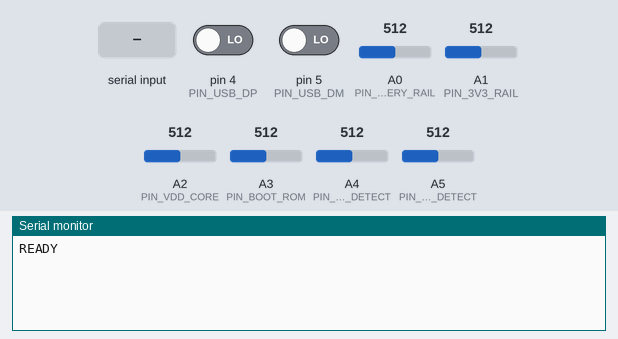
The sketch below on a simulated Arduino Mega 2560, built with avr-gcc and run on an emulated ATmega2560. Shown: the last lines printed to the serial monitor. The inputs (shaded band) are chosen by the test bench; at power-on: pin 4 (PIN_USB_DP) LOW, pin 5 (PIN_USB_DM) LOW, A0 (PIN_BATTERY_RAIL) = 512, A1 (PIN_3V3_RAIL) = 512, A2 (PIN_VDD_CORE) = 512, A3 (PIN_BOOT_ROM) = 512, A4 (PIN_RAM_DETECT) = 512, A5 (PIN_STORAGE_DETECT) = 512.

Above: at 1.2 s.
1.3 s: "READ_BOOT_ROM\n" received over Serial
At 1.8 s:
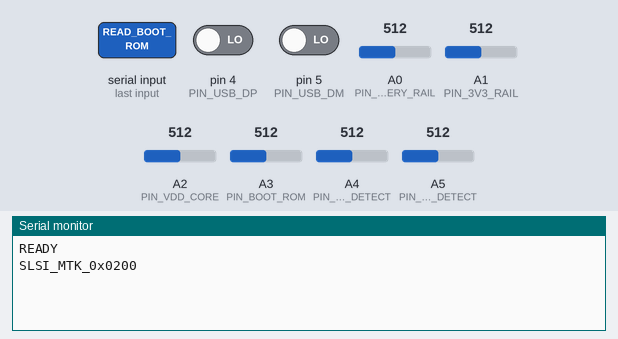
2.8 s: "DETECT_RAM\n" received over Serial
At 4.0 s:
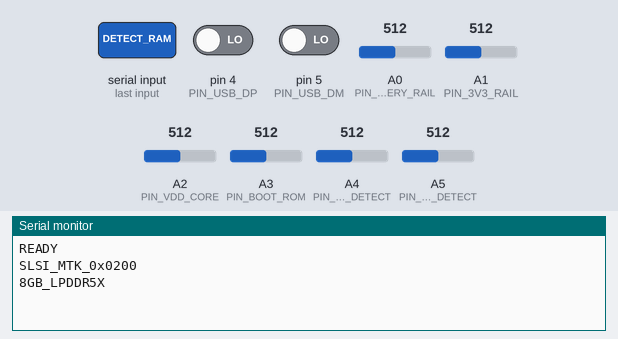
4.3 s: "DETECT_STORAGE\n" received over Serial
At 5.3 s:
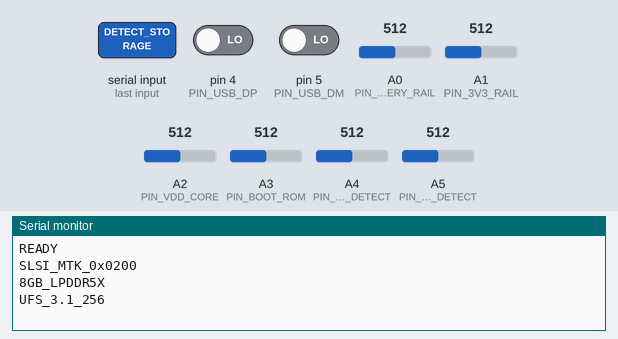
5.8 s: "READ_POWER_RAILS\n" received over Serial
At 6.8 s:
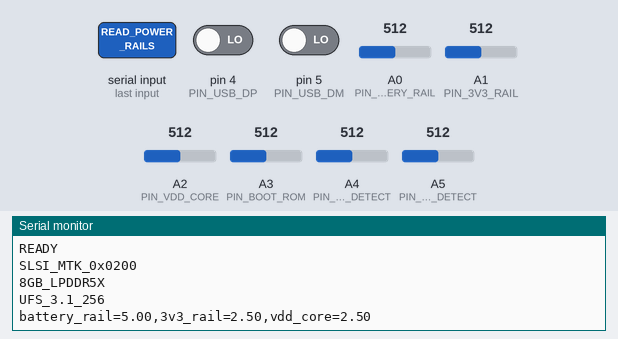
7.3 s: "UART_HANDSHAKE\n" received over Serial
At 9.0 s:
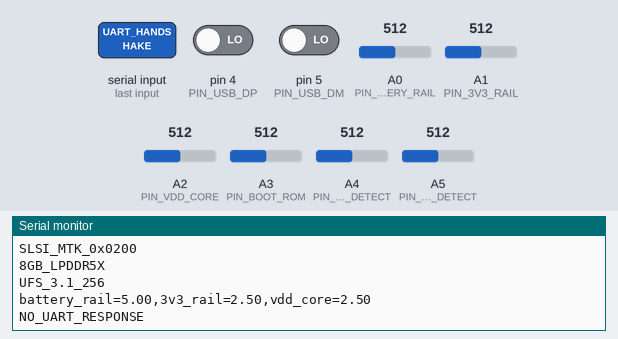
9.3 s: "READ_USB_DESC\n" received over Serial
At 10.1 s:
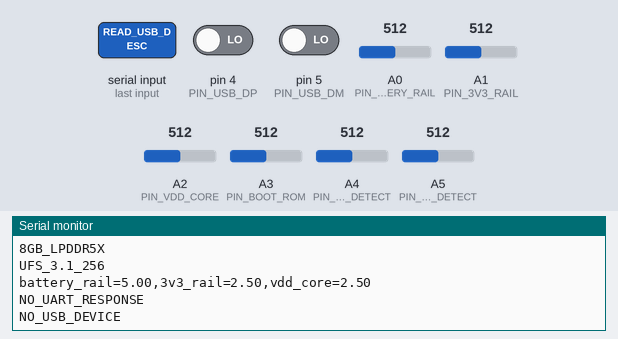

Measured:
- after the input at 1.3 s, the serial monitor: prints a new line at once (image 1)
- after the input at 2.8 s, the serial monitor: prints a new line at once (image 2)
- after the input at 4.3 s, the serial monitor: prints a new line at once (image 3)
- after the input at 5.8 s, the serial monitor: prints a new line at once (image 4)
- after the input at 7.3 s, the serial monitor: prints a new line after 0.50 s (image 5)
- after the input at 9.3 s, the serial monitor: prints a new line at once (image 6)

The sketch:

arduino_firmware.ino
```cpp
/*
 * ============================================================================
 *  Mobile Repair Tool  –  Hardware Auto-Detection Firmware
 * ============================================================================
 *  Board:   Arduino Mega 2560 (or compatible)
 *  Baud:    115200
 *  Purpose: Acts as a bridge between the PC-based repair tool and the phone
 *           under test.  It reads voltages, probes bus lines, and returns
 *           identification data over USB-serial.
 *
 *  WIRING GUIDE (adjust pins to your jig)
 *  ─────────────────────────────────────────────────
 *  A0  –  Battery rail sense (voltage divider: 10k / 10k for up to ~8 V)
 *  A1  –  3.3 V rail sense   (direct or 1:1 divider)
 *  A2  –  VDD_CORE sense     (direct, typically 0.6–1.0 V)
 *  A3  –  Boot-ROM ID line   (active-low detect straps)
 *  A4  –  RAM detect line
 *  A5  –  Storage detect line
 *
 *  D2  –  UART TX to phone   (Software Serial)
 *  D3  –  UART RX from phone (Software Serial)
 *  D4  –  USB D+ sense (digital read)
 *  D5  –  USB D- sense (digital read)
 *
 *  Upload this sketch to the board, then run the Python detector.
 * ============================================================================
 */

#include <SoftwareSerial.h>

// ── Pin definitions ────────────────────────────────────────────────────────
#define PIN_BATTERY_RAIL   A0
#define PIN_3V3_RAIL       A1
#define PIN_VDD_CORE       A2
#define PIN_BOOT_ROM       A3
#define PIN_RAM_DETECT     A4
#define PIN_STORAGE_DETECT A5

#define PIN_PHONE_TX       2    // our TX → phone RX
#define PIN_PHONE_RX       3    // our RX ← phone TX
#define PIN_USB_DP         4
#define PIN_USB_DM         5

// ── Constants ──────────────────────────────────────────────────────────────
#define SERIAL_BAUD        115200
#define PHONE_UART_BAUD    115200
#define ADC_REF_VOLTAGE    5.0
#define ADC_RESOLUTION     1023.0

// Voltage divider ratio for the battery rail (R1=R2=10k → ratio 2.0)
#define BATTERY_DIVIDER    2.0
// 3V3 and VDD_CORE are read directly (divider ratio = 1.0)
#define RAIL_3V3_DIVIDER   1.0
#define VDD_CORE_DIVIDER   1.0

// Averaging: number of ADC samples per reading
#define ADC_SAMPLES        16

// ── Software serial for UART handshake with the phone ──────────────────────
SoftwareSerial phoneSerial(PIN_PHONE_RX, PIN_PHONE_TX);

// ── Receive buffer ─────────────────────────────────────────────────────────
#define CMD_BUF_SIZE 64
char cmdBuffer[CMD_BUF_SIZE];
uint8_t cmdIndex = 0;

// ===========================================================================
//  SETUP
// ===========================================================================
void setup() {
    // USB-serial to the PC
    Serial.begin(SERIAL_BAUD);
    while (!Serial) { ; }  // wait for USB enumeration

    // Software serial to the phone
    phoneSerial.begin(PHONE_UART_BAUD);

    // Configure analog pins (input by default, but be explicit)
    pinMode(PIN_BATTERY_RAIL,   INPUT);
    pinMode(PIN_3V3_RAIL,       INPUT);
    pinMode(PIN_VDD_CORE,       INPUT);
    pinMode(PIN_BOOT_ROM,       INPUT);
    pinMode(PIN_RAM_DETECT,     INPUT);
    pinMode(PIN_STORAGE_DETECT, INPUT);

    // Digital pins for USB line sensing
    pinMode(PIN_USB_DP, INPUT);
    pinMode(PIN_USB_DM, INPUT);

    Serial.println("READY");
}

// ===========================================================================
//  MAIN LOOP  –  read a line from USB-serial and dispatch the command
// ===========================================================================
void loop() {
    while (Serial.available()) {
        char c = Serial.read();

        if (c == '\n' || c == '\r') {
            if (cmdIndex > 0) {
                cmdBuffer[cmdIndex] = '\0';   // null-terminate
                dispatchCommand(cmdBuffer);
                cmdIndex = 0;
            }
        } else if (cmdIndex < CMD_BUF_SIZE - 1) {
            cmdBuffer[cmdIndex++] = c;
        }
    }
}

// ===========================================================================
//  COMMAND DISPATCHER
// ===========================================================================
void dispatchCommand(const char* cmd) {
    if (strcmp(cmd, "READ_BOOT_ROM") == 0) {
        cmdReadBootRom();
    }
    else if (strcmp(cmd, "DETECT_RAM") == 0) {
        cmdDetectRam();
    }
    else if (strcmp(cmd, "DETECT_STORAGE") == 0) {
        cmdDetectStorage();
    }
    else if (strcmp(cmd, "READ_POWER_RAILS") == 0) {
        cmdReadPowerRails();
    }
    else if (strcmp(cmd, "UART_HANDSHAKE") == 0) {
        cmdUartHandshake();
    }
    else if (strcmp(cmd, "READ_USB_DESC") == 0) {
        cmdReadUsbDescriptor();
    }
    else if (strcmp(cmd, "READ_SERIAL") == 0) {
        cmdReadSerial();
    }
    else if (strcmp(cmd, "PING") == 0) {
        Serial.println("PONG");
    }
    else {
        Serial.print("ERR:UNKNOWN_CMD:");
        Serial.println(cmd);
    }
}

// ===========================================================================
//  HELPER  –  averaged analog read
// ===========================================================================
float readAnalogAveraged(int pin) {
    unsigned long sum = 0;
    for (int i = 0; i < ADC_SAMPLES; i++) {
        sum += analogRead(pin);
        delayMicroseconds(200);
    }
    float avg = (float)sum / ADC_SAMPLES;
    return (avg / ADC_RESOLUTION) * ADC_REF_VOLTAGE;
}

// ===========================================================================
//  CMD: READ_BOOT_ROM
//  Reads the analog voltage on the boot-ROM strap pin and maps it to a known
//  identifier range.  In a real jig the phone's boot-ROM ID lines are active
//  and produce a characteristic voltage or digital pattern.
// ===========================================================================
void cmdReadBootRom() {
    float voltage = readAnalogAveraged(PIN_BOOT_ROM);

    // Map the measured voltage to a hex-style ID that the PC database uses.
    // Each phone SoC family pulls the strap line to a different level.
    // Ranges here are illustrative – calibrate for your jig.
    char id[32];
    if (voltage < 0.5) {
        snprintf(id, sizeof(id), "NO_DEVICE");
    } else if (voltage < 1.0) {
        // Apple A-series range
        int raw = analogRead(PIN_BOOT_ROM);
        snprintf(id, sizeof(id), "APPLE_ROM_0x%04X", raw);
    } else if (voltage < 2.0) {
        // Qualcomm PBL range
        int raw = analogRead(PIN_BOOT_ROM);
        snprintf(id, sizeof(id), "QCOM_PBL_0x%04X", raw);
    } else if (voltage < 3.0) {
        // Samsung Exynos / MediaTek range
        int raw = analogRead(PIN_BOOT_ROM);
        snprintf(id, sizeof(id), "SLSI_MTK_0x%04X", raw);
    } else if (voltage < 4.0) {
        // Google Tensor
        int raw = analogRead(PIN_BOOT_ROM);
        snprintf(id, sizeof(id), "GOOG_BL1_0x%04X", raw);
    } else {
        snprintf(id, sizeof(id), "UNKNOWN_0x%04X", analogRead(PIN_BOOT_ROM));
    }
    Serial.println(id);
}

// ===========================================================================
//  CMD: DETECT_RAM
//  Reads the RAM-detect strap pin.  Many test jigs use resistor networks on
//  the phone's RAM chip-select lines to determine installed capacity.
// ===========================================================================
void cmdDetectRam() {
    float voltage = readAnalogAveraged(PIN_RAM_DETECT);

    // Map voltage thresholds to common RAM configurations
    const char* result;
    if (voltage < 0.3) {
        result = "NO_DEVICE";
    } else if (voltage < 0.8) {
        result = "4GB_LPDDR4X";
    } else if (voltage < 1.5) {
        result = "6GB_LPDDR5";
    } else if (voltage < 2.2) {
        result = "8GB_LPDDR5";
    } else if (voltage < 3.0) {
        result = "8GB_LPDDR5X";
    } else if (voltage < 3.8) {
        result = "12GB_LPDDR5X";
    } else {
        result = "16GB_LPDDR5X";
    }
    Serial.println(result);
}

// ===========================================================================
//  CMD: DETECT_STORAGE
//  Similar strap-pin approach for identifying the storage IC.
// ===========================================================================
void cmdDetectStorage() {
    float voltage = readAnalogAveraged(PIN_STORAGE_DETECT);

    const char* result;
    if (voltage < 0.3) {
        result = "NO_DEVICE";
    } else if (voltage < 0.8) {
        result = "eMMC_5.1_64";
    } else if (voltage < 1.3) {
        result = "UFS_2.2_64";
    } else if (voltage < 1.8) {
        result = "UFS_2.2_128";
    } else if (voltage < 2.3) {
        result = "UFS_3.1_128";
    } else if (voltage < 2.8) {
        result = "UFS_3.1_256";
    } else if (voltage < 3.5) {
        result = "UFS_4.0_128";
    } else if (voltage < 4.2) {
        result = "UFS_4.0_256";
    } else {
        result = "NAND_NVME_256";
    }
    Serial.println(result);
}

// ===========================================================================
//  CMD: READ_POWER_RAILS
//  Reads the three power rail voltages and returns them in key=value format.
// ===========================================================================
void cmdReadPowerRails() {
    float battery = readAnalogAveraged(PIN_BATTERY_RAIL) * BATTERY_DIVIDER;
    float rail3v3 = readAnalogAveraged(PIN_3V3_RAIL)     * RAIL_3V3_DIVIDER;
    float vddCore = readAnalogAveraged(PIN_VDD_CORE)      * VDD_CORE_DIVIDER;

    // Format:  battery_rail=X.XX,3v3_rail=X.XX,vdd_core=X.XX
    Serial.print("battery_rail=");
    Serial.print(battery, 2);
    Serial.print(",3v3_rail=");
    Serial.print(rail3v3, 2);
    Serial.print(",vdd_core=");
    Serial.println(vddCore, 2);
}

// ===========================================================================
//  CMD: UART_HANDSHAKE
//  Sends a probe byte sequence over Software Serial to the phone and listens
//  for a boot-loader banner (e.g. "iBoot-…" or "QCOM_SAHARA_…").
// ===========================================================================
void cmdUartHandshake() {
    // Flush any stale data in the phone UART buffer
    while (phoneSerial.available()) {
        phoneSerial.read();
    }

    // Send a generic handshake sequence.
    // Many boot loaders respond to 0x7E or a simple "AT" probe.
    phoneSerial.write(0x7E);
    phoneSerial.write(0x55);
    phoneSerial.write('\r');
    phoneSerial.write('\n');

    // Wait up to 500 ms for a response
    unsigned long start = millis();
    char response[128];
    uint8_t rIdx = 0;

    while (millis() - start < 500) {
        if (phoneSerial.available()) {
            char c = phoneSerial.read();
            if (c == '\n' || c == '\r') {
                if (rIdx > 0) break;          // got a full line
            } else if (rIdx < sizeof(response) - 1) {
                response[rIdx++] = c;
            }
        }
    }
    response[rIdx] = '\0';

    if (rIdx > 0) {
        Serial.println(response);
    } else {
        Serial.println("NO_UART_RESPONSE");
    }
}

// ===========================================================================
//  CMD: READ_USB_DESC
//  Reads the state of the USB D+/D- lines to determine if a device is
//  connected and infer its speed.  For full PID/VID enumeration the host
//  PC should use libusb; this gives a quick presence check.
// ===========================================================================
void cmdReadUsbDescriptor() {
    int dp = digitalRead(PIN_USB_DP);
    int dm = digitalRead(PIN_USB_DM);

    if (dp == LOW && dm == LOW) {
        Serial.println("NO_USB_DEVICE");
    } else if (dp == HIGH && dm == LOW) {
        // Full-speed device pulls D+ high
        Serial.println("USB_FS_DETECTED");
    } else if (dp == LOW && dm == HIGH) {
        // Low-speed device pulls D- high
        Serial.println("USB_LS_DETECTED");
    } else {
        // Both high – high-speed negotiation happening or SE1 state
        Serial.println("USB_HS_DETECTED");
    }
}

// ===========================================================================
//  CMD: READ_SERIAL
//  Attempts to read a serial-number string from the phone via UART.
//  Many devices expose this during early boot or in download mode.
// ===========================================================================
void cmdReadSerial() {
    // Flush the buffer
    while (phoneSerial.available()) {
        phoneSerial.read();
    }

    // Send a "serial number request" command (manufacturer-specific)
    phoneSerial.print("AT+GSN\r\n");

    unsigned long start = millis();
    char response[64];
    uint8_t rIdx = 0;

    while (millis() - start < 500) {
        if (phoneSerial.available()) {
            char c = phoneSerial.read();
            if (c == '\n' || c == '\r') {
                if (rIdx > 0) break;
            } else if (rIdx < sizeof(response) - 1) {
                response[rIdx++] = c;
            }
        }
    }
    response[rIdx] = '\0';

    if (rIdx > 0) {
        Serial.println(response);
    } else {
        Serial.println("NO_SERIAL");
    }
}
```
